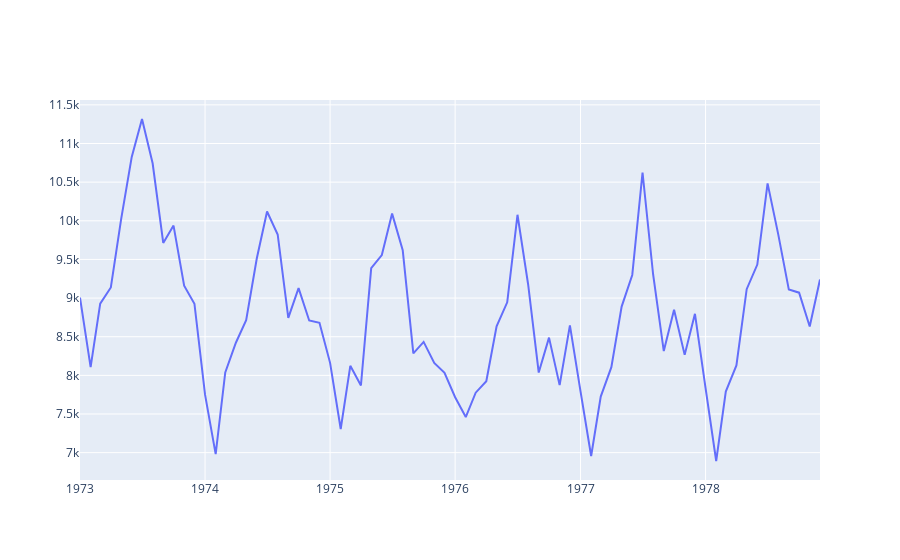

Notebook source saved alongside this figure:
### Code cell
sarimax_walk_forward_forecast(train['AccidentalDeath'],params=(1,1,1), s_params=(0,1,0,12), steps=24)
plotly_df(dataset)
